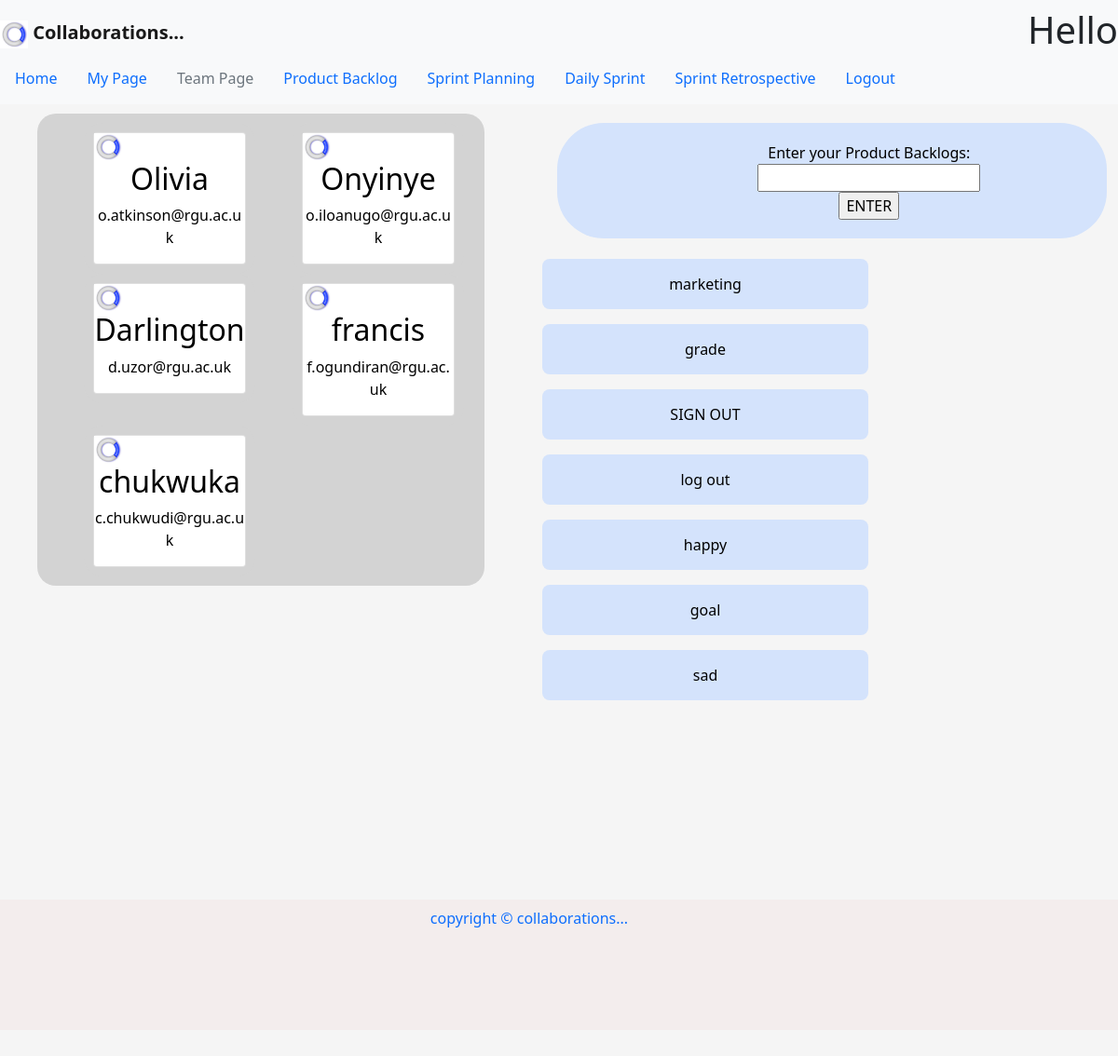
/team_page.php, run on the app's committed database.
### tables this page shows
CREATE TABLE `team_users` (
  `ID` int(11) NOT NULL,
  `FirstName` varchar(225) NOT NULL,
  `LastName` varchar(225) NOT NULL,
  `email_address` varchar(225) NOT NULL,
  `password` varchar(225) NOT NULL,
  `team_name` varchar(225) NOT NULL
);

CREATE TABLE `product_backlog` (
  `product_backlog_id` int(11) NOT NULL,
  `product_item` varchar(225) NOT NULL,
  `product_task` varchar(225) NOT NULL,
  `criteria` varchar(225) NOT NULL,
  `effort` varchar(4) NOT NULL
);

### team_page.php (the view, shortened to what this page needs)
<?php
include ("dbconnect.php");
?>
<!DOCTYPE html>
<html lang="en">
<head>
    <link rel="stylesheet" href="pBacklog.css">
    <link rel="stylesheet" href="style.css">
    <link rel="stylesheet" href="assets/style.css">
    <link href="https://cdn.jsdelivr.net/npm/bootstrap@5.0.0-beta1/dist/css/bootstrap.min.css" rel="stylesheet">
</head>
<body>
<header>
    <nav class="navbar navbar-light bg-light">
        <a class="navbar-brand" href="#">
            <img src="assets/collabo_logo.jpeg" width="30" height="30" class="d-inline-block align-center" alt="collaborations logo"><b class="logoName">
                Collaborations...</b></a>
        <?php
        $email = $_SESSION['user'];
        echo "<h1>Hello $email</h1>";
        ?>
        <ul class="nav justify-content-center">
            <li class="nav-item">
                <a class="nav-link active" href="home.php">Home</a>
            </li>
            <li class="nav-item">
                <a class="nav-link" href="userPage.php">My Page</a>
            </li>
            <li class="nav-item">
                <a class="nav-link disabled" href="team_page.php">Team Page</a>
            </li>
            <li class="nav-item">
                <a class="nav-link" href="pBacklog.php">Product Backlog</a>
            </li>
            <li class="nav-item">
                <a class="nav-link" href="try.php">Sprint Planning</a>
            </li>
            <li class="nav-item">
                <a class="nav-link" href="">Daily Sprint</a>
            </li>
            <li class="nav-item">
                <a class="nav-link" href="Chat.php">Sprint Retrospective</a>
            </li>
            <li class="nav-item">
                <a class="nav-link" href="login.php">Logout</a>
            </li>
        </ul>
    </nav>
</header>
<main>
    <div class= "column">
        <?php
        $sql = "SELECT * FROM team_users WHERE team_name = 'c'";
        $result = mysqli_query($db, $sql);
        $resultCheck = mysqli_num_rows($result);
        if($resultCheck > 0) {
            while($row = mysqli_fetch_assoc($result)){
                print "<div class=column>";
                print "<div class='card'>";
                print "<img src='assets/collabo_logo.jpeg' width='30' height='30' class='d-inline-block align-center' alt='collaborations logo'>";
                print "<h2>".$row['FirstName']."</h2>";
                print "<p>".$row['email_address']."</p>";
                print "</div>";
                print "</div>";
            }
        }
        ?>
    </div>
    <div class="row">
        <div class="col">
            <form action="" method="POST" id="teamform">
                <label for="">Enter your Product Backlogs: </label><br>
                <input type="text" name="bitem" id="bitem"><br>
                <input type="submit" name="enter" id="enter" value="ENTER"><br>
            </form>
        </div>
        <div class="col">
            <?php
            include ("viewPB.php");
            ?>
        </div>
    </div>
</main>
<footer class="container-fluid">
    <ul class="nav justify-content-center">
        <li class="nav-item">
            <a class="nav-link active" href="#">copyright &copy; collaborations...</a>
        </li>
        <li class="nav-item">
            <a class="nav-link" href="#"></a>
        </li>
        <li class="nav-item">
            <a class="nav-link" href="#"></a>
        </li>
    </ul>
</footer>
</body>
</html>

### viewPB.php (shortened to what this page needs)
<!DOCTYPE html>
<html lang="en">
<head>
    <link rel="stylesheet" href="style.css">
</head>
<body>
    <main>
        <div class="vertical-menu">
            <?php
            $sql = "SELECT * FROM product_backlog;";
            $result = mysqli_query($db, $sql);
            $resultCheck = mysqli_num_rows($result);
        if($resultCheck > 0) {
            while($row = mysqli_fetch_assoc($result)){
                print "<div>";
                print "<ul id='list'>";
                print "<li>";
                print "<div class='list-item' draggable='true' ondragstart = 'dragStart()event'>".$row['product_item']."</div>";
                print "</li>";
                print "</ul>";
                print "</div>";
            }
        }
            ?>
        </div>
    </main>
</body>
</html>

### pBacklog.css (style rules this page uses)
.card { box-shadow: grey; max-width: 300px; background-color: #d4e3fc; text-align: center; margin-left: auto; margin-right: auto; }
.column { float: left; width: 40%; background-color: lightgray; padding: 10px; margin-left: 40px; border-radius: 20px; }
.list-item { background-color: #d4e3fc; color: black; border-radius: 8px; padding: 15px 20px; text-align: center; margin: 4px 0px; width: 350px; }
.vertical-menu, #scroll { width: 100%; min-width: 250px; max-width: 400px; margin: 0 10px; padding: 8px; overflow :auto; height: 500px; }
#teamform { width: 90%; float: right; padding-left: 80px; }

### style.css (style rules this page uses)
body { background-color:whitesmoke; }
main { background-color: whitesmoke; color: black; padding-top: 10px; padding-bottom: 100px; }
footer { background-color: rgb(243, 237, 237); padding-bottom: 100px; }
header { background-color: rgb(243, 237, 237); }
.row:after { content: ""; display: table; clear: both; }
form { background-color: #d4e3fc; border-radius: 50px; width: 100%; margin-right: auto; margin-left: auto; justify-content: center; padding-top: 20px; padding-bottom: 20px; margin-top: 10px; margin-below: 10px; }
#list { list-style: none; }

### assets/style.css (style rules this page uses)
body { background-color:whitesmoke; }
main { background-color: whitesmoke; color: black; padding-top: 10px; padding-bottom: 100px; text-align: center; margin-left: auto; margin-right: auto; }
footer { background-color: rgb(243, 237, 237); padding-bottom: 100px; }
header { background-color: rgb(243, 237, 237); }
.row:after { content: ""; display: table; clear: both; }
form { background-color: #d4e3fc; border-radius: 50px; width: 50%; margin-right: auto; margin-left: auto; justify-content: center; padding-top: 20px; padding-bottom: 20px; margin-top: 10px; margin-below: 10px; }

### data on the page
team_users: FirstName "Olivia", email_address "o.atkinson@rgu.ac.uk"
team_users: FirstName "Onyinye", email_address "o.iloanugo@rgu.ac.uk"
team_users: FirstName "Darlington", email_address "d.uzor@rgu.ac.uk"
team_users: FirstName "francis", email_address "f.ogundiran@rgu.ac.uk"
team_users: FirstName "chukwuka", email_address "c.chukwudi@rgu.ac.uk"
product_backlog: product_item "marketing"
product_backlog: product_item "grade"
product_backlog: product_item "SIGN OUT"
product_backlog: product_item "log out"
product_backlog: product_item "happy"
product_backlog: product_item "goal"
product_backlog: product_item "sad"
